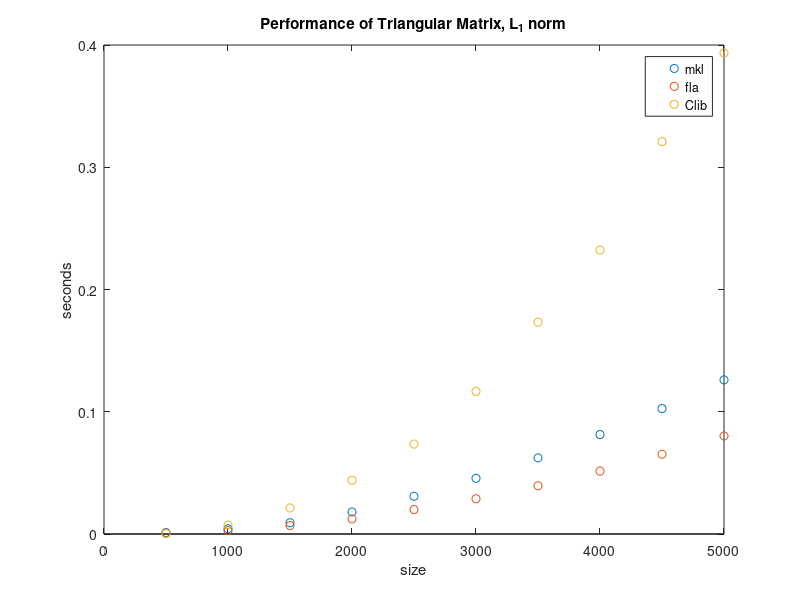

Source code (MATLAB):
function [] = to()
for i=1:10
    size(1,i)=i*500;
end
mkl =[   1.194e-03;
 4.300e-03;
 9.197e-03;
 1.806e-02;
 3.086e-02;
 4.557e-02;
 6.226e-02;
 8.135e-02;
 1.026e-01;
 1.261e-01
];
fla =[ 5.069e-04;
 2.815e-03;
 6.836e-03;
 1.239e-02;
 2.001e-02;
 2.882e-02;
 3.944e-02;
 5.148e-02;
 6.525e-02;
 8.022e-02;

];
nai=[ 5.341e-04;
 7.361e-03;
 2.133e-02;
 4.386e-02;
 7.355e-02;
 1.166e-01;
 1.733e-01;
 2.323e-01;
 3.210e-01;
 3.935e-01
];
X = size;
Y=[mkl,fla,nai];
stem(X,Y,'LineStyle','none');
legend('mkl','fla','Clib');
title('Performance of Triangular Matrix, L_{1} norm')
xlabel('size');
ylabel('seconds')
return